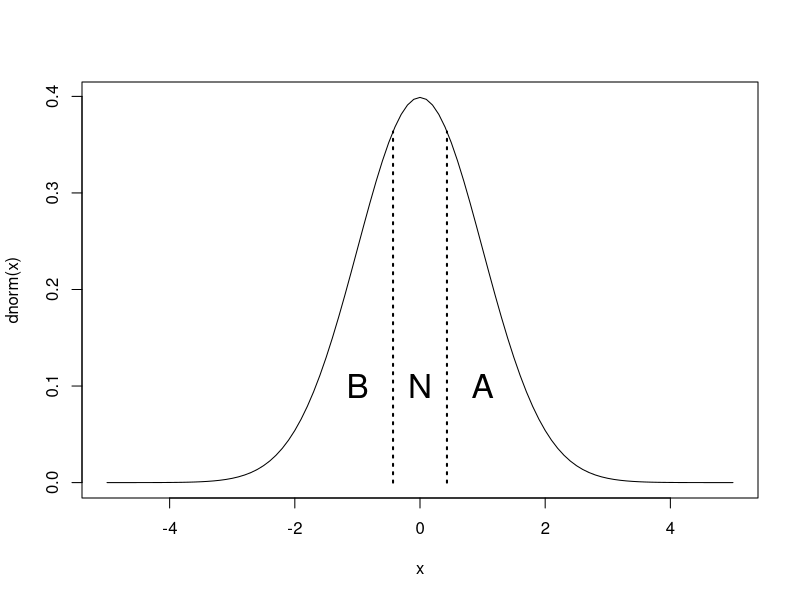
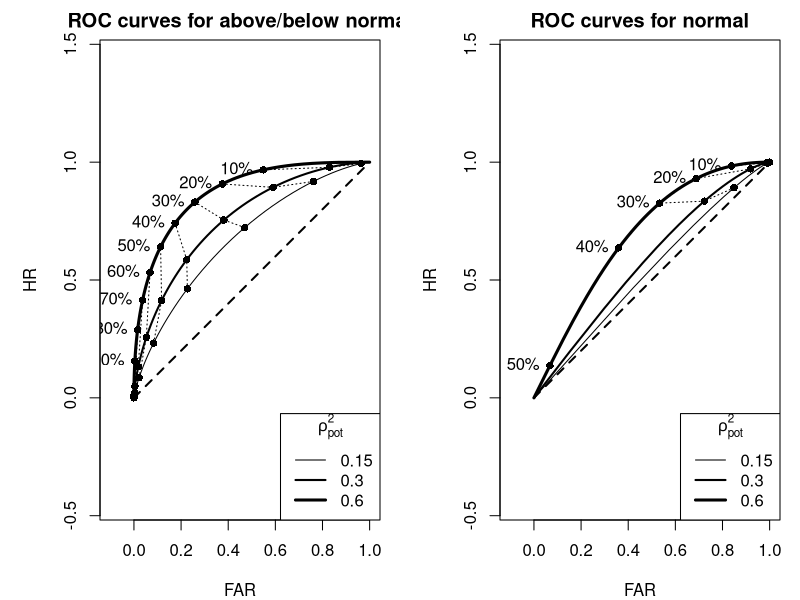
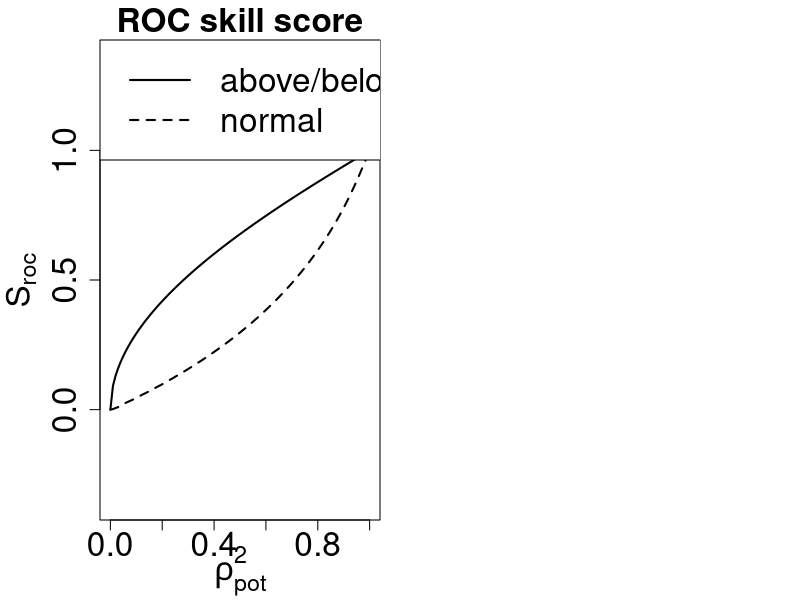

Write R code to recreate these figures, in order.
## ---- chunk 1
curve(dnorm, -5, 5)
Pr <- 1 / 3
segments(qnorm(Pr), 0, qnorm(Pr), dnorm(qnorm(Pr)), lty = 3, lwd = 2)
segments(qnorm(1-Pr), 0, qnorm(1-Pr), dnorm(qnorm(1-Pr)), lty = 3, lwd = 2)
text(c(-1, 0, 1), rep(0.1, 3), c("B", "N", "A"), cex = 2)
## ---- chunk 2
#| fig-asp: 0.5
#| fig-caption: 完璧な予報システムによりアンサンブル予報のROC曲線。
#| code-fold: true

roc_ab <- function(rpot, Pcr, Pr = 1 / 3) {
  sb <- sqrt(rpot)
  se <- sqrt(1 - rpot)
  qa <- qnorm(1 - Pr)
  bcr <- qa - qnorm(1 - Pcr, 0, se)
  bcr[bcr==Inf] <- 1000 # adhoc fix to avoid FAR = HR = 0 for Pcr = Inf
  fb <- function(b) {dnorm(b, 0, sb)}
  f_E0_b <- function(b){pnorm(qa, b, se)}
  f_E1_b <- function(b){1 - pnorm(qa, b, se)}
  HR <- rep(0, length(bcr))
  FAR <- rep(0, length(bcr))
  for (i in 1:length(bcr)) {
    HR[i] <- integrate(function(b){f_E1_b(b) * fb(b)}, lower = bcr[i], upper = Inf)$value / Pr
    FAR[i] <- integrate(function(b){f_E0_b(b) * fb(b)}, lower = bcr[i], upper = Inf)$value / (1 - Pr)
  }
  list(FAR = FAR, HR = HR)
}

roc_n <- function(rpot, Pcr, Pr = 1 / 3) {
  sb <- sqrt(rpot)
  se <- sqrt(1 - rpot)
  qa <- qnorm(1 - Pr)
  qb <- qnorm(Pr)
  fb <- function(b) {dnorm(b, 0, sb)}
  f_E0_b <- function(b){1 - pnorm(qa, b, se) + pnorm(qb, b, se)}
  f_E1_b <- function(b){pnorm(qa, b, se) - pnorm(qb, b, se)}
  Pcr <- Pcr[Pcr <= f_E1_b(0)]
  n <- length(Pcr)
  bcr <- rep(0, n)
  for (i in 1:n) {
    bcr[i] <- uniroot(function(b){f_E1_b(b) - Pcr[i]}, c(0, 5))$root
  }
  HR <- rep(0, n)
  FAR <- rep(0, n)
  for (i in 1:n) {
    HR[i] <- integrate(function(b){f_E1_b(b) * fb(b)}, lower = -bcr[i], upper = bcr[i])$value / Pr
    FAR[i] <- integrate(function(b){f_E0_b(b) * fb(b)}, lower = -bcr[i], upper = bcr[i])$value / (1 - Pr)
  }
  list(FAR = FAR, HR = HR, Pcr = Pcr)
}

par(mar = c(4, 5, 2, 1), mfrow = c(1, 2))
rpot <- c(0.15, 0.3, 0.6)
w <- c(1, 2, 3)

plot(1, type = "n", xlim = c(-0.1, 1), ylim = c(0, 1),
     main = "ROC curves for above/below normal", xlab = "FAR", ylab = "HR",
     asp = 1)
far_p <- matrix(0, 9, 3)
hr_p <- matrix(0, 9, 3)
for (i in 1:3) {
  Pcr <- seq(0, 1, 0.01)
  farhr <- roc_ab(rpot[i], Pcr)
  lines(farhr$FAR, farhr$HR, lwd = w[i])
  Pcr <- seq(0.1, 0.9, 0.1)
  farhr <- roc_ab(rpot[i], Pcr)
  far_p[, i] <- farhr$FAR
  hr_p[, i] <- farhr$HR
  points(farhr$FAR, farhr$HR, pch = 16)
}
text(farhr$FAR, farhr$HR, paste0(Pcr * 100, "%"), pos = 2)
segments(0, 0, 1, 1, lwd = 2, lty = 2)
for (i in 1:9) {
  segments(far_p[i, 1], hr_p[i, 1], far_p[i, 2], hr_p[i, 2], lty = 3)
  segments(far_p[i, 2], hr_p[i, 2], far_p[i, 3], hr_p[i, 3], lty = 3)
}
legend("bottomright", title = expression(rho[pot]^2), legend = rpot, lty = 1, lwd = w)

plot(1, type = "n", xlim = c(-0.1, 1), ylim = c(0, 1),
     main = "ROC curves for normal", xlab = "FAR", ylab = "HR",
     asp = 1)
far_p <- matrix(0, 3, 3)
hr_p <- matrix(0, 3, 3)
for (i in 1:3) {
  Pcr <- seq(0.01, 0.99, 0.01)
  farhr <- roc_n(rpot[i], Pcr)
  lines(c(farhr$FAR, 0), c(farhr$HR, 0), lwd = w[i])
  Pcr <- seq(0.1, 0.9, 0.1)
  farhr <- roc_n(rpot[i], Pcr)
  far_p[, i] <- farhr$FAR[1:3]
  hr_p[, i] <- farhr$HR[1:3]
  points(farhr$FAR, farhr$HR, pch = 16)
}
text(farhr$FAR, farhr$HR, paste0(farhr$Pcr * 100, "%"), pos = 2)
segments(0, 0, 1, 1, lwd = 2, lty = 2)
for (i in 1:3) {
  segments(far_p[i, 1], hr_p[i, 1], far_p[i, 2], hr_p[i, 2], lty = 3)
  segments(far_p[i, 2], hr_p[i, 2], far_p[i, 3], hr_p[i, 3], lty = 3)
}
legend("bottomright", title = expression(rho[pot]^2), legend = rpot, lty = 1, lwd = w)
## ---- chunk 3
#| fig-caption: 完璧な予報システムによるアンサンブル予報に対するROCスキルスコア $S_{\mathrm{ROC}}$。
#| code-fold: true
#| fig-asp: 1
#| fig-align: center

int_trapeziodal <- function(x, y) {
  dx <- abs(diff(x))
  ybar <- 0.5 * (y[-length(y)] + y[-1])
  sum(dx * ybar)
}

sroc_ab <- function(rpot, dpcr = 0.01) {
  Pcr <- seq(0, 1, dpcr)
  farhr <- roc_ab(rpot, Pcr)
  aroc <- int_trapeziodal(farhr$FAR, farhr$HR)
  2 * aroc - 1
}

sroc_n <- function(rpot, dpcr = 0.01) {
  Pcr <- seq(dpcr, 1, dpcr)
  farhr <- roc_n(rpot, Pcr)
  x <- farhr$FAR
  y <- farhr$HR
  n <- length(x)
  if (x[1] < 1) {
    x <- c(1, x)
    y <- c(1, y)
  }
  if (x[n] > 0) {
    x <- c(x, 0)
    y <- c(y, 0)
  }
  aroc <- int_trapeziodal(x, y)
  2 * aroc - 1
}

rpot <- seq(0.01, 0.99, 0.01)
n <- length(rpot)
s_ab <- rep(0, n)
s_n <- rep(0, n)
for (i in 1:n) {
  s_ab[i] <- sroc_ab(rpot[i])
  s_n[i] <- sroc_n(rpot[i])
}
s_ab <- c(0, s_ab, 1)
s_n <- c(0, s_n, 1)
rpot <- c(0, rpot, 1)

par(mar = c(4, 5, 2, 1))
plot(rpot, s_ab, type = "l", lwd = 2, asp = 1,
     main = "ROC skill score",
     xlab = expression(rho[pot]^2), ylab = expression(S[roc]),
     cex.main = 2, cex.axis = 2, cex.lab = 2)
lines(rpot, s_n, lwd = 2, lty = 2)
legend("topleft", c("above/below", "normal"), lwd = 2, lty = c(1, 2), cex = 2)
